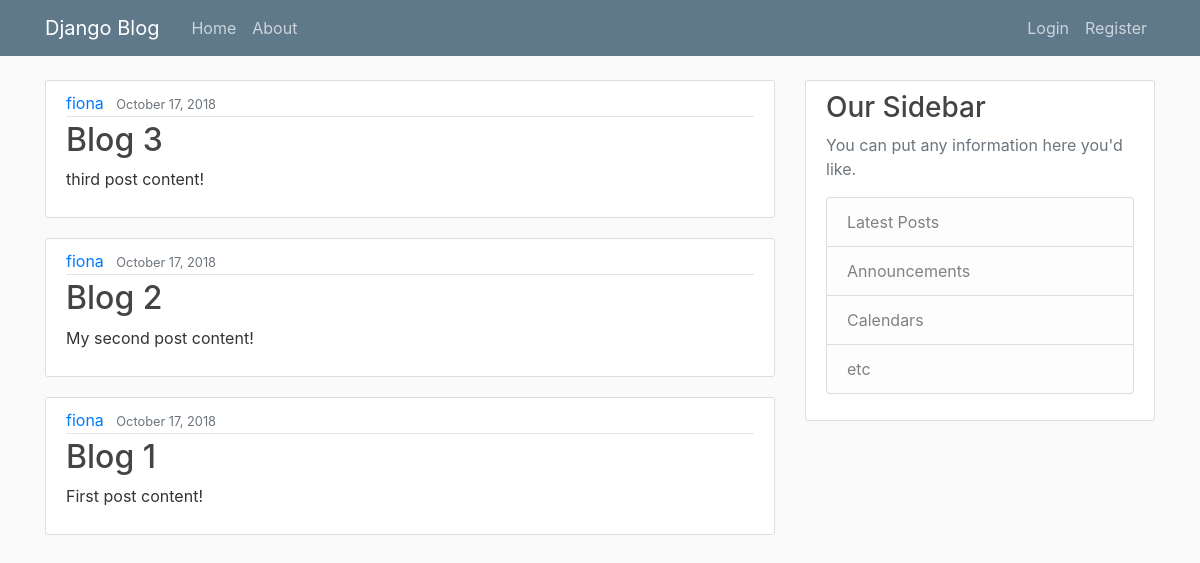
Before: / with the older database file.
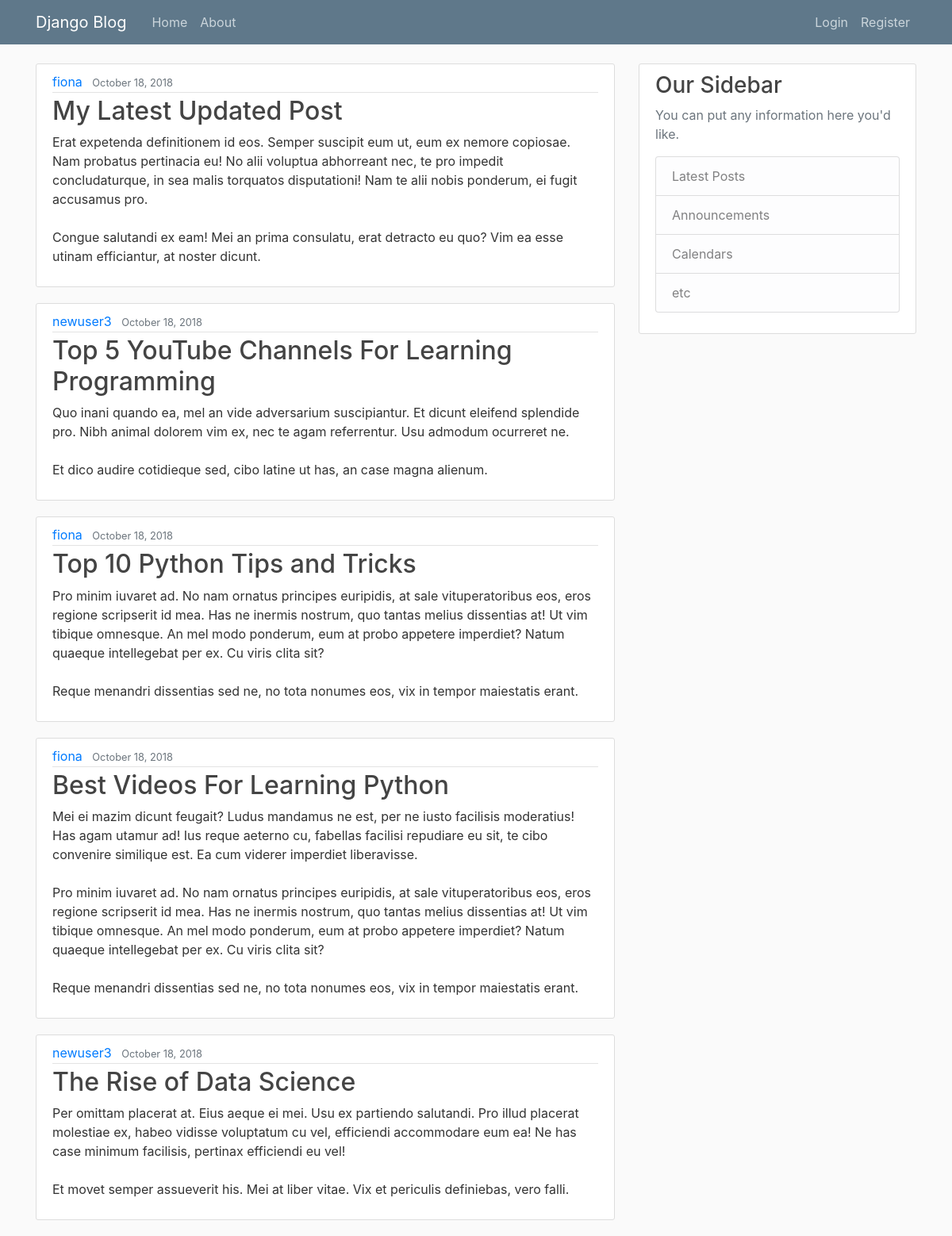
After: the same page with the newer database file.
### blog/models.py (models this page shows, shortened)
class Post(models.Model):
    title = models.CharField(max_length=100)
    content = models.TextField()
    date_posted = models.DateTimeField(default=timezone.now)
    author = models.ForeignKey(User, on_delete=models.CASCADE)

### blog/views.py (the view)
# urls.py: path('', PostListView.as_view(), name='blog-home'),
class PostListView(ListView):
    model = Post
    template_name = 'blog/home.html' #<app>/<model>_<viewtype>.html => blog/post_list.html
    context_object_name = 'posts'
    ordering = ['-date_posted']
    paginate_by = 5

### blog/templates/blog/home.html
{% extends 'blog/base.html' %}
{% block content %}
    {% for post in posts %}
        <article class="media content-section">
            <div class="media-body">
              <div class="article-metadata">
                <a class="mr-2" href="#">{{ post.author }}</a>
                <small class="text-muted">{{ post.date_posted|date:"F d, Y"}}</small>
              </div>
              <h2><a class="article-title" href="#">{{ post.title }}</a></h2>
              <p class="article-content">{{ post.content }}</p>
            </div>
        </article>
    {% endfor %}
{% endblock content %}

### blog/templates/blog/base.html (shortened to what this page needs)
{% load static %}
<!DOCTYPE html>
<html lang="en">
<head>
    <link rel="stylesheet" href="https://maxcdn.bootstrapcdn.com/bootstrap/4.0.0/css/bootstrap.min.css">
    <link rel="stylesheet" type="text/css" href="{% static 'blog/main.css' %}">
</head>
<body>
    <header class="site-header">
        <nav class="navbar navbar-expand-md navbar-dark bg-steel fixed-top">
            <div class="container">
                <a class="navbar-brand mr-4" href="{% url 'blog-home' %}">Django Blog</a>
                <div class="collapse navbar-collapse" id="navbarToggle">
                    <div class="navbar-nav mr-auto">
                        <a class="nav-item nav-link" href="{% url 'blog-home' %}">Home</a>
                        <a class="nav-item nav-link" href="{% url 'blog-about' %}">About</a>
                    </div>
                    <div class="navbar-nav">
                        {% if user.is_authenticated %}
                            <a class="nav-item nav-link" href="{% url 'post-create' %}">New Post</a>
                            <a class="nav-item nav-link" href="{% url 'profile' %}">Profile</a>
                            <a class="nav-item nav-link" href="{% url 'logout' %}">Logout</a>
                        {% else %}
                            <a class="nav-item nav-link" href="{% url 'login' %}">Login</a>
                            <a class="nav-item nav-link" href="{% url 'register' %}">Register</a>
                        {% endif %}
                    </div>
                </div>
            </div>
        </nav>
    </header>
    <main role="main" class="container">
        <div class="row">
            <div class="col-md-8">
                {% block content %}{% endblock %}
            </div>
            <div class="col-md-4">
            <div class="content-section">
                <h3>Our Sidebar</h3>
                <p class='text-muted'>You can put any information here you'd like.
                <ul class="list-group">
                    <li class="list-group-item list-group-item-light">Latest Posts</li>
                    <li class="list-group-item list-group-item-light">Announcements</li>
                    <li class="list-group-item list-group-item-light">Calendars</li>
                    <li class="list-group-item list-group-item-light">etc</li>
                </ul>
                </p>
            </div>
            </div>
        </div>
    </main>
</body>
</html>

### blog/static/blog/main.css (style rules this page uses)
body { background: #fafafa; color: #333333; margin-top: 5rem; }
h1, h2, h3, h4, h5, h6 { color: #444444; }
ul { margin: 0; }
.bg-steel { background-color: #5f788a; }
.site-header .navbar-nav .nav-link { color: #cbd5db; }
.content-section { background: #ffffff; padding: 10px 20px; border: 1px solid #dddddd; border-radius: 3px; margin-bottom: 20px; }
.article-title { color: #444444; }
.article-content { white-space: pre-line; }
.article-metadata { padding-bottom: 1px; margin-bottom: 4px; border-bottom: 1px solid #e3e3e3 }

Changed rows visible on the page:
removed Post: author "fiona", date_posted "October 17, 2018", title "Blog 3", content "third post content!"
no longer on this page (row unchanged): Post: author "fiona", date_posted "October 17, 2018", title "Blog 2", content "My second post content!"
no longer on this page (row unchanged): Post: author "fiona", date_posted "October 17, 2018", title "Blog 1", content "First post content!"
added Post: author "fiona", date_posted "October 18, 2018", title "My Latest Updated Post", content "Erat expetenda definitionem id eos. Semper suscipit eum ut, eum ex nemore copiosae. Nam probatus pertinacia eu! No alii voluptua abhorreant nec, te pro impedit concludaturque, in sea malis torquatos disputationi! Nam te alii nobis ponderum, ei fugit accusamus pro. Congue salutandi ex eam! Mei an prima consulatu, erat detracto eu quo? Vim ea esse utinam efficiantur, at noster dicunt."
added Post: author "newuser3", date_posted "October 18, 2018", title "Top 5 YouTube Channels For Learning Programming", content "Quo inani quando ea, mel an vide adversarium suscipiantur. Et dicunt eleifend splendide pro. Nibh animal dolorem vim ex, nec te agam referrentur. Usu admodum ocurreret ne. Et dico audire cotidieque sed, cibo latine ut has, an case magna alienum."
added Post: author "fiona", date_posted "October 18, 2018", title "Top 10 Python Tips and Tricks", content "Pro minim iuvaret ad. No nam ornatus principes euripidis, at sale vituperatoribus eos, eros regione scripserit id mea. Has ne inermis nostrum, quo tantas melius dissentias at! Ut vim tibique omnesque. An mel modo ponderum, eum at probo appetere imperdiet? Natum quaeque intellegebat per ex. Cu viris clita sit? Reque menandri dissentias sed ne, no tota nonumes eos, vix in tempor maiestatis erant."
added Post: author "fiona", date_posted "October 18, 2018", title "Best Videos For Learning Python", content "Mei ei mazim dicunt feugait? Ludus mandamus ne est, per ne iusto facilisis moderatius! Has agam utamur ad! Ius reque aeterno cu, fabellas facilisi repudiare eu sit, te cibo convenire similique est. Ea cum viderer imperdiet liberavisse. Pro minim iuvaret ad. No nam ornatus principes euripidis, at sale vituperatoribus eos, eros regione scripserit id mea. Has ne inermis nostrum, quo tantas melius dissentias at! Ut vim tibique omnesque. An mel modo ponderum, eum at probo appetere imperdiet? Natum quaeque intellegebat per ex. Cu viris clita sit? Reque menandri dissentias sed ne, no tota nonumes eos, vix in tempor maiestatis erant."
added Post: author "newuser3", date_posted "October 18, 2018", title "The Rise of Data Science", content "Per omittam placerat at. Eius aeque ei mei. Usu ex partiendo salutandi. Pro illud placerat molestiae ex, habeo vidisse voluptatum cu vel, efficiendi accommodare eum ea! Ne has case minimum facilisis, pertinax efficiendi eu vel! Et movet semper assueverit his. Mei at liber vitae. Vix et periculis definiebas, vero falli."
